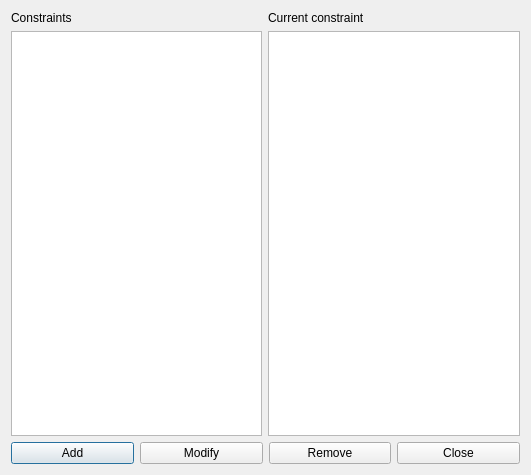
<?xml version="1.0" encoding="UTF-8"?>
<ui version="4.0">
 <class>ConstraintStudentsMaxRoomChangesPerDayForm_template</class>
 <widget class="QDialog" name="ConstraintStudentsMaxRoomChangesPerDayForm_template">
  <property name="geometry">
   <rect>
    <x>0</x>
    <y>0</y>
    <width>531</width>
    <height>475</height>
   </rect>
  </property>
  <property name="windowTitle">
   <string extracomment="This is the title of the dialog to see the list of all constraints of this type">Constraints students max room changes per day</string>
  </property>
  <layout class="QGridLayout" name="gridLayout">
   <item row="0" column="0">
    <layout class="QVBoxLayout" name="verticalLayout">
     <item>
      <widget class="QLabel" name="constraintsTextLabel">
       <property name="frameShape">
        <enum>QFrame::NoFrame</enum>
       </property>
       <property name="frameShadow">
        <enum>QFrame::Plain</enum>
       </property>
       <property name="text">
        <string>Constraints</string>
       </property>
       <property name="wordWrap">
        <bool>false</bool>
       </property>
      </widget>
     </item>
     <item>
      <widget class="QListWidget" name="constraintsListWidget"/>
     </item>
    </layout>
   </item>
   <item row="0" column="1">
    <layout class="QVBoxLayout" name="verticalLayout_2">
     <item>
      <widget class="QLabel" name="currentConstraintTextLabel">
       <property name="text">
        <string>Current constraint</string>
       </property>
       <property name="wordWrap">
        <bool>false</bool>
       </property>
      </widget>
     </item>
     <item>
      <widget class="QPlainTextEdit" name="currentConstraintTextEdit"/>
     </item>
    </layout>
   </item>
   <item row="1" column="0" colspan="2">
    <layout class="QHBoxLayout" name="horizontalLayout">
     <item>
      <widget class="QPushButton" name="addConstraintPushButton">
       <property name="text">
        <string>Add</string>
       </property>
      </widget>
     </item>
     <item>
      <widget class="QPushButton" name="modifyConstraintPushButton">
       <property name="text">
        <string>Modify</string>
       </property>
      </widget>
     </item>
     <item>
      <widget class="QPushButton" name="removeConstraintPushButton">
       <property name="text">
        <string>Remove</string>
       </property>
      </widget>
     </item>
     <item>
      <widget class="QPushButton" name="closePushButton">
       <property name="text">
        <string>Close</string>
       </property>
      </widget>
     </item>
    </layout>
   </item>
  </layout>
 </widget>
 <layoutdefault spacing="6" margin="11"/>
 <resources/>
 <connections/>
</ui>
